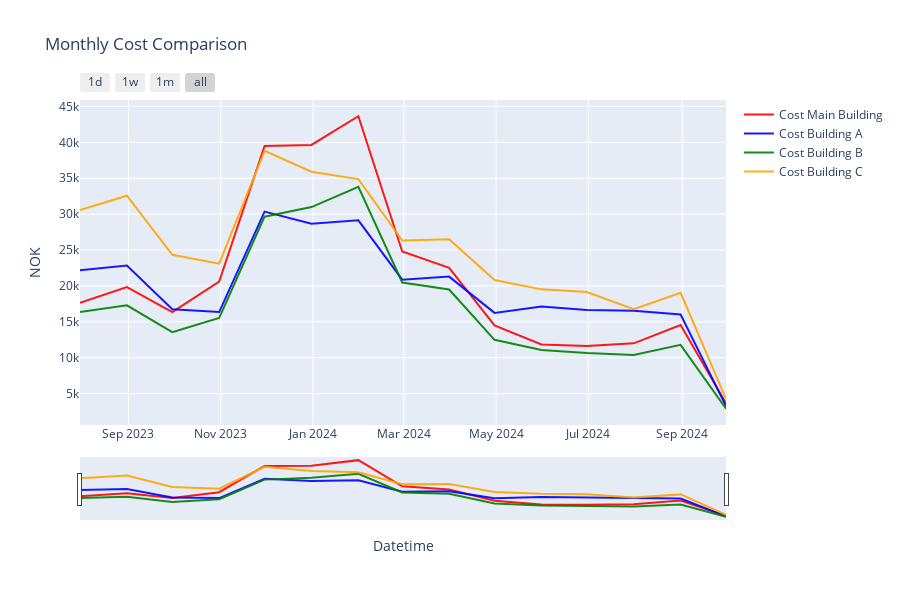

Source (notebook cell):
### Markdown cell above
5. Montly Cost with tariff

### Code cell
plot_cols_tar =[
    ColumnParam("Tariff_Cost_Net_Of_Sun", "Cost Main Building"),
    ColumnParam("Tariff_Cost A", "Cost Building A"),
    ColumnParam("Tariff_Cost B", "Cost Building B"),
    ColumnParam("Tariff_Cost C", "Cost Building C"),
]


plot_energy_usage(tariff_cost, plot_cols_tar,
                    titel="Monthly Cost Comparison",
                    yaxis_title="NOK",
                    tozeroy=False,
                    dark_mode=True,
                    )

### Figure 1 — Plotly figure (JSON) as saved in the notebook; plotly's stock layout.template omitted (floating-point values rounded to 4 significant figures)
{"data": [{"line": {"color": "rgba(255, 0, 0, 0.9)"}, "mode": "lines", "name": "Cost Main Building", "type": "scatter", "x": ["2023-07-31T00:00:00", "2023-08-31T00:00:00", "2023-09-30T00:00:00", "2023-10-31T00:00:00", "2023-11-30T00:00:00", "2023-12-31T00:00:00", "2024-01-31T00:00:00", "2024-02-29T00:00:00", "2024-03-31T00:00:00", "2024-04-30T00:00:00", "2024-05-31T00:00:00", "2024-06-30T00:00:00", "2024-07-31T00:00:00", "2024-08-31T00:00:00", "2024-09-30T00:00:00"], "y": [17660.0, 19840.0, 16350.0, 20610.0, 39500.0, 39650.0, 43640.0, 24790.0, 22510.0, 14480.0, 11850.0, 11620.0, 12000.0, 14560.0, 3652.0]}, {"line": {"color": "rgba(0, 0, 255, 0.9)"}, "mode": "lines", "name": "Cost Building A", "type": "scatter", "x": ["2023-07-31T00:00:00", "2023-08-31T00:00:00", "2023-09-30T00:00:00", "2023-10-31T00:00:00", "2023-11-30T00:00:00", "2023-12-31T00:00:00", "2024-01-31T00:00:00", "2024-02-29T00:00:00", "2024-03-31T00:00:00", "2024-04-30T00:00:00", "2024-05-31T00:00:00", "2024-06-30T00:00:00", "2024-07-31T00:00:00", "2024-08-31T00:00:00", "2024-09-30T00:00:00"], "y": [22180.0, 22830.0, 16740.0, 16360.0, 30350.0, 28680.0, 29140.0, 20870.0, 21300.0, 16240.0, 17140.0, 16640.0, 16540.0, 16020.0, 3242.0]}, {"line": {"color": "rgba(0, 128, 0, 0.9)"}, "mode": "lines", "name": "Cost Building B", "type": "scatter", "x": ["2023-07-31T00:00:00", "2023-08-31T00:00:00", "2023-09-30T00:00:00", "2023-10-31T00:00:00", "2023-11-30T00:00:00", "2023-12-31T00:00:00", "2024-01-31T00:00:00", "2024-02-29T00:00:00", "2024-03-31T00:00:00", "2024-04-30T00:00:00", "2024-05-31T00:00:00", "2024-06-30T00:00:00", "2024-07-31T00:00:00", "2024-08-31T00:00:00", "2024-09-30T00:00:00"], "y": [16370.0, 17300.0, 13560.0, 15530.0, 29640.0, 30980.0, 33800.0, 20470.0, 19500.0, 12490.0, 11070.0, 10650.0, 10390.0, 11790.0, 2883.0]}, {"line": {"color": "rgba(255, 165, 0, 0.9)"}, "mode": "lines", "name": "Cost Building C", "type": "scatter", "x": ["2023-07-31T00:00:00", "2023-08-31T00:00:00", "2023-09-30T00:00:00", "2023-10-31T00:00:00", "2023-11-30T00:00:00", "2023-12-31T00:00:00", "2024-01-31T00:00:00", "2024-02-29T00:00:00", "2024-03-31T00:00:00", "2024-04-30T00:00:00", "2024-05-31T00:00:00", "2024-06-30T00:00:00", "2024-07-31T00:00:00", "2024-08-31T00:00:00", "2024-09-30T00:00:00"], "y": [30570.0, 32560.0, 24330.0, 23100.0, 38820.0, 35920.0, 34890.0, 26330.0, 26500.0, 20830.0, 19520.0, 19140.0, 16760.0, 19040.0, 4248.0]}], "layout": {"height": 600, "hovermode": "x unified", "showlegend": true, "title": {"text": "Monthly Cost Comparison"}, "xaxis": {"rangeselector": {"buttons": [{"count": 1, "label": "1d", "step": "day", "stepmode": "backward"}, {"count": 7, "label": "1w", "step": "day", "stepmode": "backward"}, {"count": 1, "label": "1m", "step": "month", "stepmode": "backward"}, {"step": "all"}]}, "rangeslider": {"visible": true}, "title": {"text": "Datetime"}, "type": "date"}, "yaxis": {"title": {"text": "NOK"}}}}
